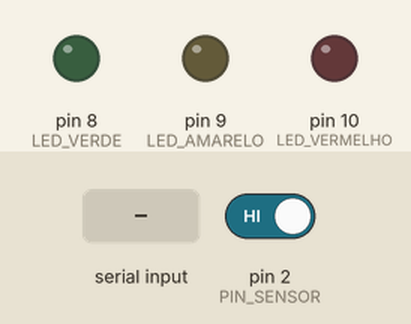
Simulated run of this sketch. Board: Arduino Uno, built with avr-gcc and run on an emulated ATmega328P. On the bench: output pins drawn as LEDs (lit = HIGH). The test bench sets the inputs (shaded band); at power-on: pin 2 (PIN_SENSOR) HIGH.

Above: at 1.2 s.
1.3 s: "V" received over Serial
At 2.1 s:
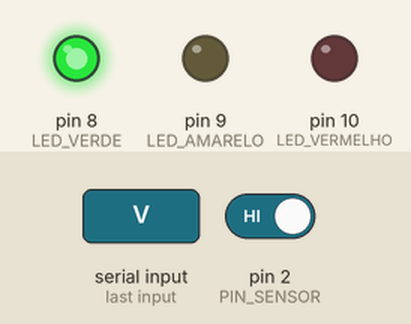
2.8 s: "A" received over Serial
At 3.2 s:
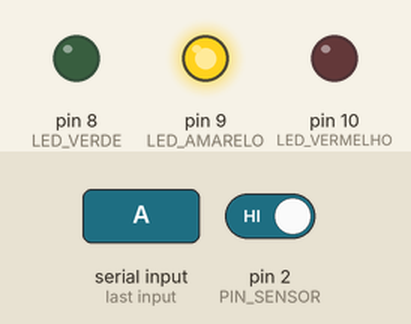
4.3 s: "R" received over Serial
At 5.5 s:
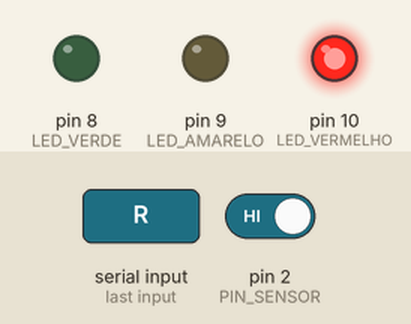
7.3 s: "1" received over Serial
At 7.8 s:
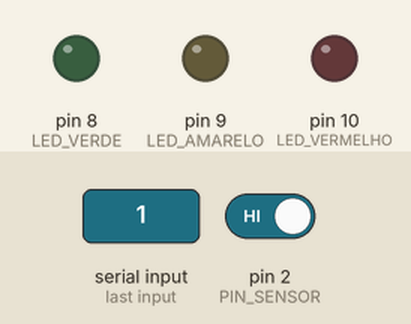
Timing chart, 0 to 9.8 s (numbered marks = the images above; inputs shaded):
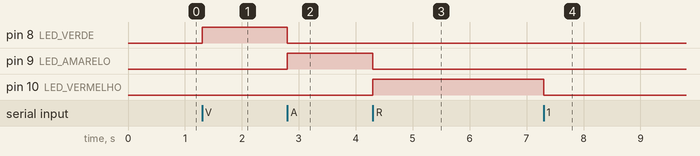

Measured:
- after the input at 1.3 s, pin 8 (LED_VERDE): LOW → HIGH at once
- after the input at 2.8 s, pin 8 (LED_VERDE): HIGH → LOW at once; pin 9 (LED_AMARELO): LOW → HIGH at once
- after the input at 4.3 s, pin 9 (LED_AMARELO): HIGH → LOW at once; pin 10 (LED_VERMELHO): LOW → HIGH at once
- after the input at 7.3 s, pin 10 (LED_VERMELHO): HIGH → LOW at once

The sketch:

pedalada.ino
```cpp
/*
 * Pesca no Ritmo - sensor de pedalada (Arduino UNO R3)
 *
 * Ligacao:
 *   Botao ou reed switch: um terminal no pino 2, o outro no GND (usa INPUT_PULLUP, sem resistor)
 *   LED verde    -> pino 8  (resistor 220 ohm em serie)
 *   LED amarelo  -> pino 9  (resistor 220 ohm em serie)
 *   LED vermelho -> pino 10 (resistor 220 ohm em serie)
 *
 * Arduino -> jogo : "P,<intervalo_ms>\n" a cada volta da pedivela
 * Jogo -> Arduino : 'V' = ritmo ok (verde), 'A' = devagar (amarelo), 'R' = rapido (vermelho)
 */
const int PIN_SENSOR = 2;
const int LED_VERDE = 8, LED_AMARELO = 9, LED_VERMELHO = 10;

volatile unsigned long ultimoPulso = 0;
volatile unsigned long intervalo = 0;
volatile bool novoPulso = false;

void isrPulso() {
  unsigned long agora = millis();
  if (agora - ultimoPulso > 150) {            // debounce
    intervalo = agora - ultimoPulso;
    ultimoPulso = agora;
    novoPulso = true;
  }
}

void setup() {
  Serial.begin(115200);
  pinMode(PIN_SENSOR, INPUT_PULLUP);
  pinMode(LED_VERDE, OUTPUT);
  pinMode(LED_AMARELO, OUTPUT);
  pinMode(LED_VERMELHO, OUTPUT);
  attachInterrupt(digitalPinToInterrupt(PIN_SENSOR), isrPulso, FALLING);
}

void loop() {
  if (novoPulso) {
    noInterrupts();
    unsigned long dt = intervalo;
    novoPulso = false;
    interrupts();
    Serial.print("P,");
    Serial.println(dt);
  }

  while (Serial.available() > 0) {
    char c = Serial.read();
    digitalWrite(LED_VERDE,    c == 'V');
    digitalWrite(LED_AMARELO,  c == 'A');
    digitalWrite(LED_VERMELHO, c == 'R');
  }
}
```
